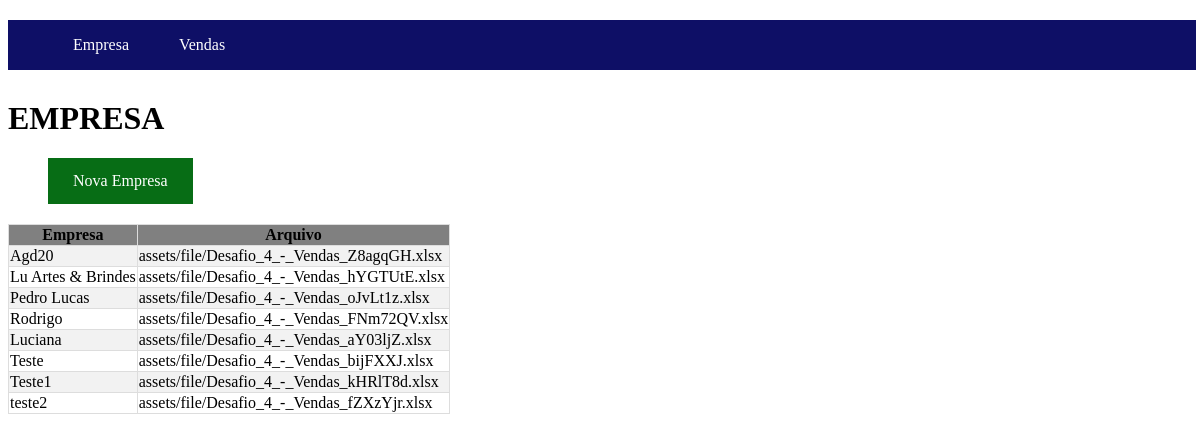
Screenshot of /empresas/ with the database file from the repository.
### vendas/models.py (models this page shows, shortened)
class Empresa(models.Model):
    empresa_nome = models.CharField(max_length=200)
    document = models.FileField(upload_to='assets/file/', default='')

### vendas/views.py (the view)
# urls.py: path('empresas/', views.EmpresasView.as_view(), name='empresas'),
class EmpresasView(generic.ListView):
    model = Empresa
    template_name = 'empresas/empresas.html'
    context_object_name = 'empresas'
    def get_queryset(self):
        return Empresa.objects.all()

### vendas/templates/empresas/empresas.html (shortened to what this page needs)
{% extends 'base.html' %}
{% block content %}
<div class="content">
<h1>EMPRESA</h1>
<ul>
    <li>
        <a href="{% url 'vendas:empresa' %}">Nova Empresa</a>
    </li>
</ul>
<table>
    <tr>
        <th>
            Empresa
        </th>
        <th>
            Arquivo
        </th>
    </tr>
{% for empresa in empresas %}
    <tr><td>{{ empresa.empresa_nome }}</td><td>{{ empresa.document }}</td></tr>
{% endfor %}
</table>
</div>
{% endblock %}

### vendas/templates/base.html (shortened to what this page needs)
<!DOCTYPE html>
<html>
    <head>
        {% load static %}
        <link rel="stylesheet" type="text/css" href="{% static 'style.css' %}" />
    </head>
    <body>
        <div class="navbar">
            <ul>
                <li>
                    <a href="{% url 'vendas:empresas' %}">Empresa</a>
                </li>
                <li>
                   <a href="{% url 'vendas:produtos' %}">Vendas</a>
                </li>
            </ul>
        </div>
        {% block content %}
        {% endblock content %}
    </body>
</html>

### vendas/static/style.css (style rules this page uses)
body { width:100%; }
.navbar { background-color: #0e0f66; width: 99%; display: block; position: absolute; margin-top:-80px; }
.navbar ul { list-style-type: none; }
.navbar ul li { float: left; }
.navbar ul li a:link,.navbar ul li a:visited { background-color: #0e0f66; color: white; padding: 14px 25px; text-align: center; text-decoration: none; display: inline-block; height: 20px; margin-top:-15px; }
.content { clear: both; margin-top:100px; }
table { margin-top: 20px; border-collapse: collapse; }
th { background-color: gray; border: 1px solid #ddd; padding: 12; }
td { border: 1px solid #ddd; padding: 12; }
tr:nth-child(even) { background-color: #f2f2f2; }
ul { list-style-type: none; }
ul li a:link, ul li a:visited { background-color: #076d15; color: white; padding: 14px 25px; text-align: center; text-decoration: none; display: inline-block; }

### rows the page displays
Empresa: empresa_nome "Agd20", document "assets/file/Desafio_4_-_Vendas_Z8agqGH.xlsx"
Empresa: empresa_nome "Lu Artes & Brindes", document "assets/file/Desafio_4_-_Vendas_hYGTUtE.xlsx"
Empresa: empresa_nome "Pedro Lucas", document "assets/file/Desafio_4_-_Vendas_oJvLt1z.xlsx"
Empresa: empresa_nome "Rodrigo", document "assets/file/Desafio_4_-_Vendas_FNm72QV.xlsx"
Empresa: empresa_nome "Luciana", document "assets/file/Desafio_4_-_Vendas_aY03ljZ.xlsx"
Empresa: empresa_nome "Teste", document "assets/file/Desafio_4_-_Vendas_bijFXXJ.xlsx"
Empresa: empresa_nome "Teste1", document "assets/file/Desafio_4_-_Vendas_kHRlT8d.xlsx"
Empresa: empresa_nome "teste2", document "assets/file/Desafio_4_-_Vendas_fZXzYjr.xlsx"
